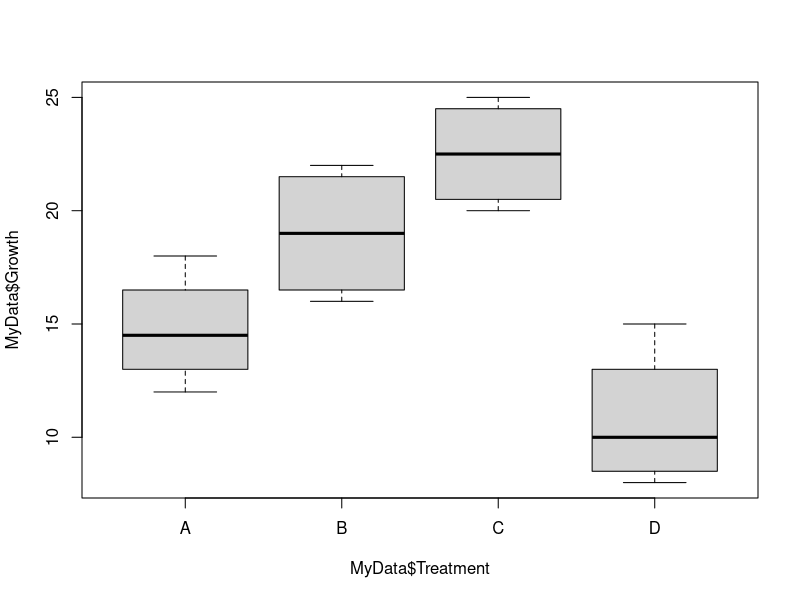
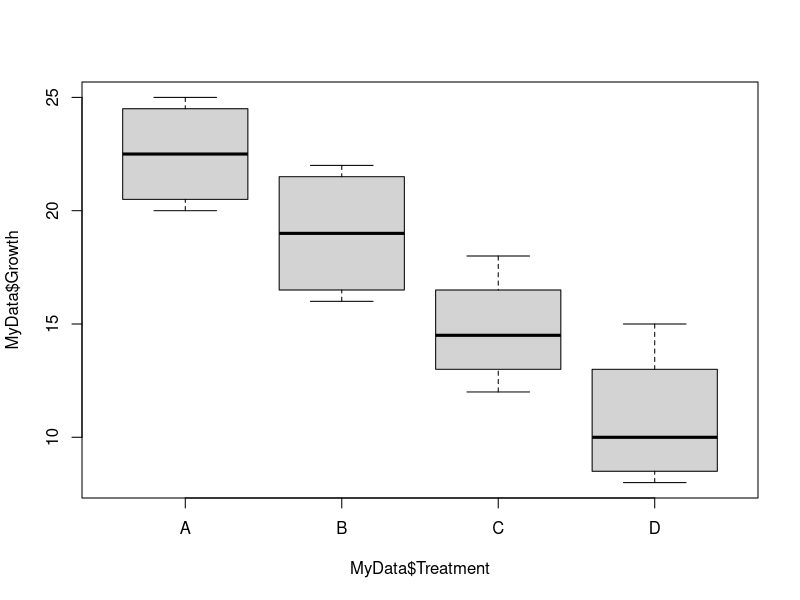
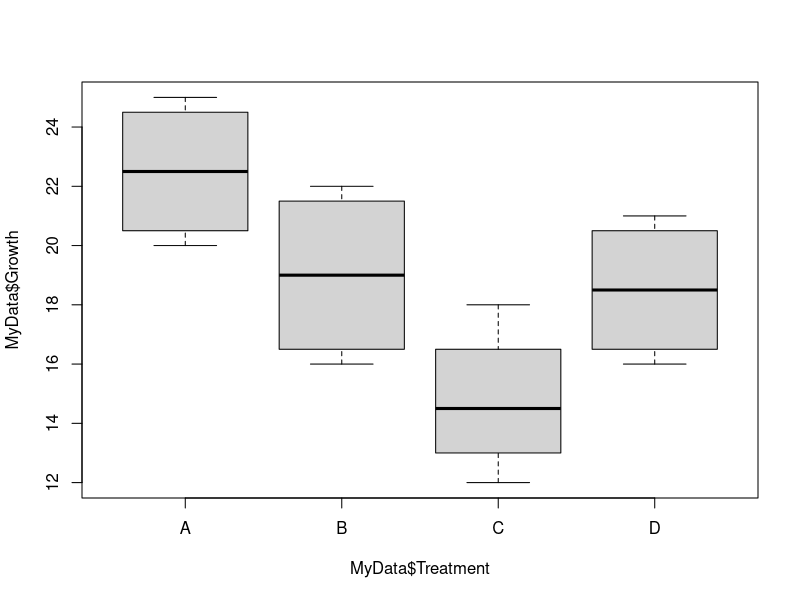
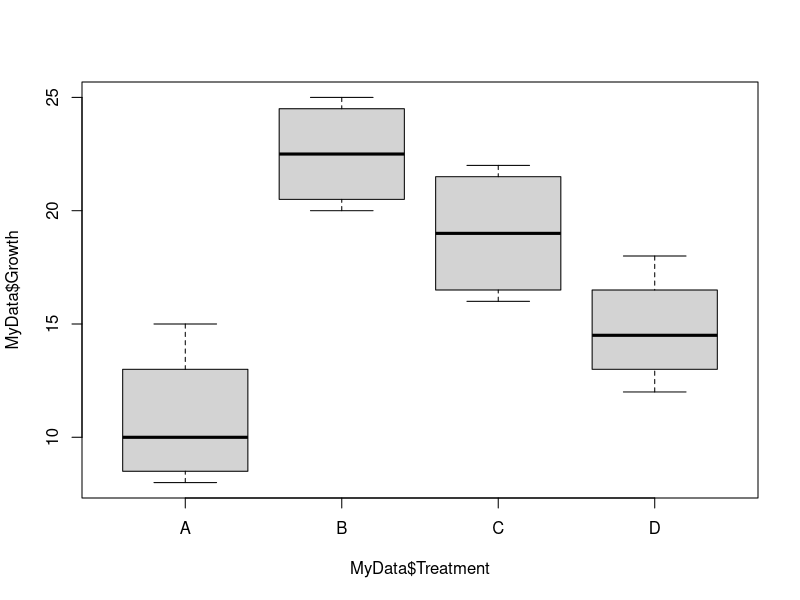

Reproduce these figures in R, in order.
# Growth Hormones
MyData = read.csv("../Module10_Datasets/GrowthHormonesA.csv")
png("GrowthHormonesA.png", width=300,height=300)
boxplot(MyData$Growth ~ MyData$Treatment)
dev.off()

MyData = read.csv("../Module10_Datasets/GrowthHormonesB.csv")
png("GrowthHormonesB.png", width=300,height=300)
boxplot(MyData$Growth ~ MyData$Treatment)
dev.off()


MyData = read.csv("../Module10_Datasets/GrowthHormonesC.csv")
png("GrowthHormonesB.png", width=300,height=300)
boxplot(MyData$Growth ~ MyData$Treatment)
dev.off()


MyData = read.csv("../Module10_Datasets/GrowthHormonesD.csv")
png("GrowthHormonesD.png", width=300,height=300)
boxplot(MyData$Growth ~ MyData$Treatment)
dev.off()


